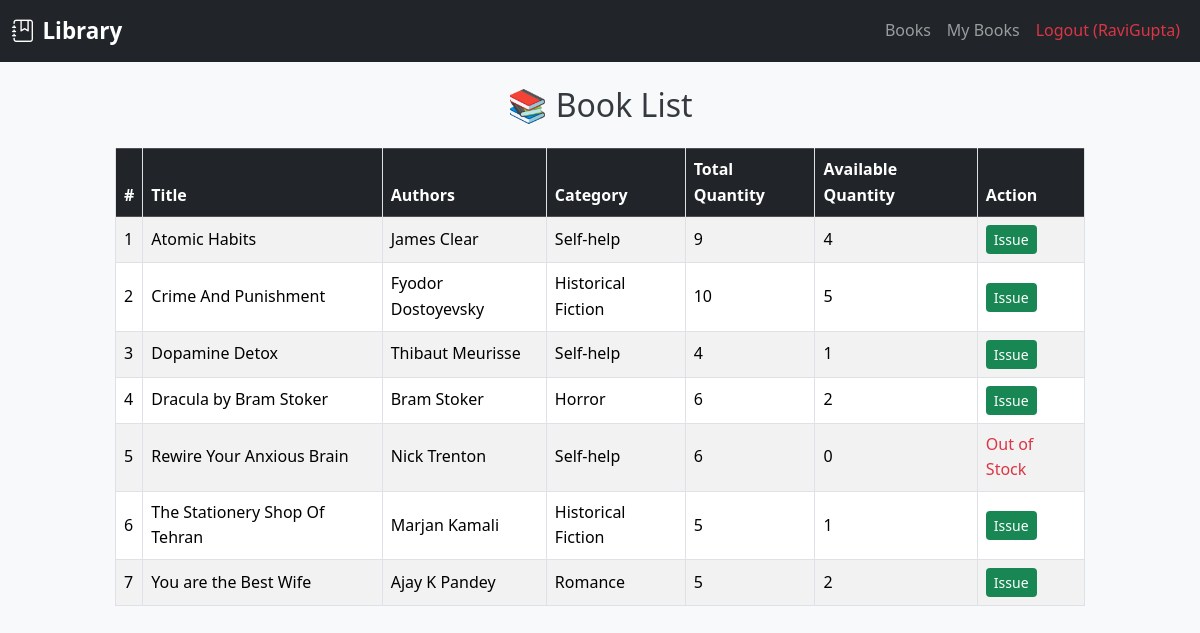
Screenshot of / (signed in) with the database file from the repository.
### inventory/models.py (models this page shows, shortened)
class Book(models.Model):
    title = models.CharField(max_length=200)
    subtitle = models.CharField(max_length=200, blank=True)
    authors = models.CharField(
        max_length=255, help_text="Comma-separated list of authors"
    )
    isbn = models.CharField(max_length=13, blank=True, null=True, unique=True)
    publisher = models.CharField(max_length=255, blank=True)
    category = models.ForeignKey(
        Category, on_delete=models.SET_NULL, null=True, blank=True, related_name="books"
    )
    description = models.TextField(blank=True)
    total_quantity = models.PositiveIntegerField(
        default=1, validators=[MinValueValidator(0)]
    )
    available_quantity = models.PositiveIntegerField(
        default=1, validators=[MinValueValidator(0)]
    )
    price = models.DecimalField(max_digits=8, decimal_places=2, null=True, blank=True)
    add_on = models.DateTimeField(auto_now_add=True)
    cover_image = models.ImageField(upload_to="book_covers/", blank=True, null=True)
    class Meta:
        ordering = ["title"]
        unique_together = (("title", "authors", "publisher"),)

class Category(models.Model):
    name = models.CharField(max_length=100, unique=True)
    description = models.TextField(blank=True)
    class Meta:
        verbose_name_plural = "Categories"

### inventory/views.py (the view)
# urls.py: path("", views.book_list, name="book_list"),
@login_required
def book_list(request):
    query = request.GET.get("q")
    books = Book.objects.filter(title__icontains=query) if query else Book.objects.all()
    return render(request, "inventory/book_list.html", {"books": books})

### inventory/templates/inventory/book_list.html
{% extends "inventory/base.html" %} {% load tz %} {% block content %}
<h2 class="text-center my-4">📚 Book List</h2>
<table class="table table-striped table-bordered text-center align-middle">
  <thead class="table-dark">
    <tr>
      <th>#</th>
      <th>Title</th>
      <th>Authors</th>
      <th>Category</th>
      <th>Total Quantity</th>
      <th>Available Quantity</th>
      <th>Action</th>
    </tr>
  </thead>
  <tbody>
    {% for book in books %}
    <tr>
      <td>{{ forloop.counter }}</td>
      <td>{{ book.title }}</td>
      <td>{{ book.authors }}</td>
      <td>
        {% if book.category %} {{ book.category.name }} {% else %} &mdash;
        {%endif %}
      </td>
      <td>{{ book.total_quantity }}</td>
      <td>{{ book.available_quantity }}</td>
      <td>
        {% if book.available_quantity > 0 %}
        <a
          class="btn btn-sm btn-success"
          href="{% url 'inventory:issue_book' book.id %}"
          >Issue</a
        >
        {% else %}
        <span class="text-danger">Out of Stock</span>
        {% endif %}
      </td>
    </tr>
    {% empty %}
    <tr>
      <td colspan="7" class="text-center">No books available.</td>
    </tr>
    {% endfor %}
  </tbody>
</table>
{% endblock %}

### inventory/templates/inventory/base.html (shortened to what this page needs)
{% load static %}
<!doctype html>
<html lang="en">
  <head>
    <link
      href="https://cdn.jsdelivr.net/npm/bootstrap@5.3.3/dist/css/bootstrap.min.css"
      rel="stylesheet"
    />
    <link
      href="https://cdn.jsdelivr.net/npm/bootstrap-icons@1.11.3/font/bootstrap-icons.css"
      rel="stylesheet"
    />
    <link rel="stylesheet" href="{% static 'css/style.css' %}" />
  </head>
  <body>
    <nav class="navbar navbar-expand-lg navbar-dark bg-dark">
      <div class="container-fluid">
        <a class="navbar-brand d-flex align-items-center" href="{% url 'inventory:book_list' %}">
          <i class="bi bi-journal-bookmark me-2"></i> Library
        </a>
        <div class="collapse navbar-collapse" id="navbarContent">
          <ul class="navbar-nav ms-auto align-items-center">
            {% if user.is_authenticated %}
              <li class="nav-item">
                <a class="nav-link" href="{% url 'inventory:book_list' %}">Books</a>
              </li>
              <li class="nav-item">
                <a class="nav-link" href="{% url 'inventory:my_books' %}">My Books</a>
              </li>
              <li class="nav-item">
                <a class="nav-link text-danger" href="{% url 'inventory:logout' %}">Logout ({{ user.username }})</a>
              </li>
            {% endif %}
          </ul>
        </div>
      </div>
    </nav>
    <main class="container mt-4">{% block content %}{% endblock %}</main>
  </body>
</html>

### inventory/static/css/style.css (style rules this page uses)
body { background-color: #f8f9fa; font-family: 'Segoe UI', Tahoma, Geneva, Verdana, sans-serif; color: #343a40; line-height: 1.6; }
.container { max-width: 1000px; padding: 0 15px; margin: auto; }
.navbar-brand { font-weight: bold; font-size: 1.4rem; }
.navbar .nav-link { font-weight: 500; transition: all 0.2s ease-in-out; padding: 0.5rem 0.75rem; }
.btn-success { background-color: #198754; border: none; }
table { width: 100%; border-collapse: collapse; }
table th, table td { padding: 10px 12px; border: 1px solid #dee2e6; text-align: left; }
table th { background-color: #f1f3f5; }
a { text-decoration: none; }
ul { padding-left: 0; list-style: none; }
.btn, .nav-link, input, select, textarea { transition: all 0.2s ease-in-out; }

### rows the page displays
Book: title "Atomic Habits", authors "James Clear", category.name "Self-help", total_quantity "9", available_quantity "4", shows "Issue"
Book: title "Crime And Punishment", authors "Fyodor Dostoyevsky", category.name "Historical Fiction", total_quantity "10", available_quantity "5", shows "Issue"
Book: title "Dopamine Detox", authors "Thibaut Meurisse", category.name "Self-help", total_quantity "4", available_quantity "1", shows "Issue"
Book: title "Dracula by Bram Stoker", authors "Bram Stoker", category.name "Horror", total_quantity "6", available_quantity "2", shows "Issue"
Book: title "Rewire Your Anxious Brain", authors "Nick Trenton", category.name "Self-help", total_quantity "6", available_quantity "0", shows "Out of Stock"
Book: title "The Stationery Shop Of Tehran", authors "Marjan Kamali", category.name "Historical Fiction", total_quantity "5", available_quantity "1", shows "Issue"
Book: title "You are the Best Wife", authors "Ajay K Pandey", category.name "Romance", total_quantity "5", available_quantity "2", shows "Issue"

### other values shown
{{ user.username }} "RaviGupta"
